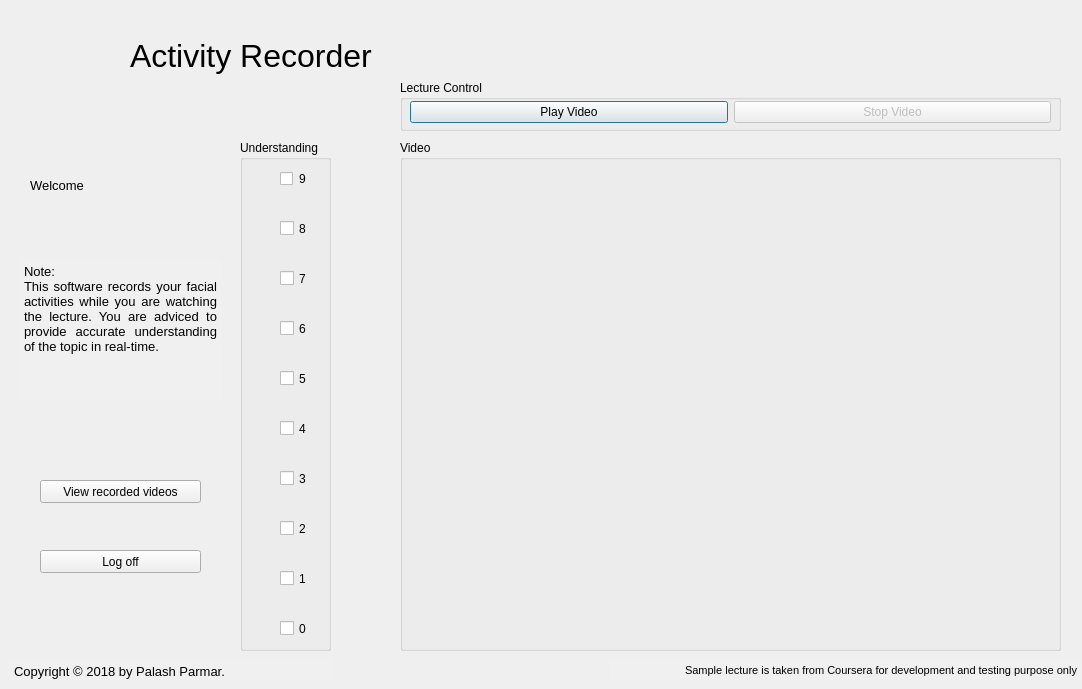
<?xml version="1.0" encoding="UTF-8"?>
<ui version="4.0">
 <class>Dialog</class>
 <widget class="QDialog" name="Dialog">
  <property name="geometry">
   <rect>
    <x>0</x>
    <y>0</y>
    <width>1082</width>
    <height>689</height>
   </rect>
  </property>
  <property name="windowTitle">
   <string>Dialog</string>
  </property>
  <widget class="QLabel" name="label_2">
   <property name="geometry">
    <rect>
     <x>130</x>
     <y>30</y>
     <width>361</width>
     <height>51</height>
    </rect>
   </property>
   <property name="sizePolicy">
    <sizepolicy hsizetype="Minimum" vsizetype="Minimum">
     <horstretch>0</horstretch>
     <verstretch>0</verstretch>
    </sizepolicy>
   </property>
   <property name="font">
    <font>
     <pointsize>24</pointsize>
    </font>
   </property>
   <property name="text">
    <string>Activity Recorder</string>
   </property>
  </widget>
  <widget class="QGroupBox" name="groupBox">
   <property name="geometry">
    <rect>
     <x>400</x>
     <y>80</y>
     <width>661</width>
     <height>51</height>
    </rect>
   </property>
   <property name="title">
    <string>Lecture Control</string>
   </property>
   <widget class="QWidget" name="layoutWidget">
    <property name="geometry">
     <rect>
      <x>10</x>
      <y>20</y>
      <width>641</width>
      <height>25</height>
     </rect>
    </property>
    <layout class="QHBoxLayout" name="horizontalLayout">
     <item>
      <widget class="QPushButton" name="start_webcam">
       <property name="text">
        <string>Play Video</string>
       </property>
      </widget>
     </item>
     <item>
      <widget class="QPushButton" name="stop_webcam">
       <property name="enabled">
        <bool>false</bool>
       </property>
       <property name="text">
        <string>Stop Video</string>
       </property>
      </widget>
     </item>
    </layout>
   </widget>
  </widget>
  <widget class="QGroupBox" name="groupBox_2">
   <property name="enabled">
    <bool>true</bool>
   </property>
   <property name="geometry">
    <rect>
     <x>400</x>
     <y>140</y>
     <width>661</width>
     <height>511</height>
    </rect>
   </property>
   <property name="title">
    <string>Video </string>
   </property>
   <property name="flat">
    <bool>false</bool>
   </property>
   <property name="checkable">
    <bool>false</bool>
   </property>
   <widget class="QWidget" name="widget" native="true">
    <property name="geometry">
     <rect>
      <x>10</x>
      <y>20</y>
      <width>641</width>
      <height>481</height>
     </rect>
    </property>
   </widget>
  </widget>
  <widget class="QGroupBox" name="groupBox_4">
   <property name="geometry">
    <rect>
     <x>240</x>
     <y>140</y>
     <width>91</width>
     <height>511</height>
    </rect>
   </property>
   <property name="title">
    <string>Understanding</string>
   </property>
   <widget class="QCheckBox" name="c9">
    <property name="geometry">
     <rect>
      <x>40</x>
      <y>30</y>
      <width>31</width>
      <height>17</height>
     </rect>
    </property>
    <property name="acceptDrops">
     <bool>false</bool>
    </property>
    <property name="styleSheet">
     <string notr="true">QCheckBox::indicator {
    width: 13px;
    height: 13px;
}</string>
    </property>
    <property name="text">
     <string>9</string>
    </property>
    <property name="checked">
     <bool>false</bool>
    </property>
    <attribute name="buttonGroup">
     <string notr="true">buttonGroup</string>
    </attribute>
   </widget>
   <widget class="QCheckBox" name="c8">
    <property name="geometry">
     <rect>
      <x>40</x>
      <y>80</y>
      <width>31</width>
      <height>17</height>
     </rect>
    </property>
    <property name="text">
     <string>8</string>
    </property>
    <attribute name="buttonGroup">
     <string notr="true">buttonGroup</string>
    </attribute>
   </widget>
   <widget class="QCheckBox" name="c7">
    <property name="geometry">
     <rect>
      <x>40</x>
      <y>130</y>
      <width>31</width>
      <height>17</height>
     </rect>
    </property>
    <property name="text">
     <string>7</string>
    </property>
    <attribute name="buttonGroup">
     <string notr="true">buttonGroup</string>
    </attribute>
   </widget>
   <widget class="QCheckBox" name="c6">
    <property name="geometry">
     <rect>
      <x>40</x>
      <y>180</y>
      <width>31</width>
      <height>17</height>
     </rect>
    </property>
    <property name="text">
     <string>6</string>
    </property>
    <attribute name="buttonGroup">
     <string notr="true">buttonGroup</string>
    </attribute>
   </widget>
   <widget class="QCheckBox" name="c5">
    <property name="geometry">
     <rect>
      <x>40</x>
      <y>230</y>
      <width>31</width>
      <height>17</height>
     </rect>
    </property>
    <property name="text">
     <string>5</string>
    </property>
    <attribute name="buttonGroup">
     <string notr="true">buttonGroup</string>
    </attribute>
   </widget>
   <widget class="QCheckBox" name="c4">
    <property name="geometry">
     <rect>
      <x>40</x>
      <y>280</y>
      <width>31</width>
      <height>17</height>
     </rect>
    </property>
    <property name="text">
     <string>4</string>
    </property>
    <attribute name="buttonGroup">
     <string notr="true">buttonGroup</string>
    </attribute>
   </widget>
   <widget class="QCheckBox" name="c3">
    <property name="geometry">
     <rect>
      <x>40</x>
      <y>330</y>
      <width>31</width>
      <height>17</height>
     </rect>
    </property>
    <property name="text">
     <string>3</string>
    </property>
    <attribute name="buttonGroup">
     <string notr="true">buttonGroup</string>
    </attribute>
   </widget>
   <widget class="QCheckBox" name="c2">
    <property name="geometry">
     <rect>
      <x>40</x>
      <y>380</y>
      <width>31</width>
      <height>17</height>
     </rect>
    </property>
    <property name="text">
     <string>2</string>
    </property>
    <attribute name="buttonGroup">
     <string notr="true">buttonGroup</string>
    </attribute>
   </widget>
   <widget class="QCheckBox" name="c1">
    <property name="geometry">
     <rect>
      <x>40</x>
      <y>430</y>
      <width>31</width>
      <height>17</height>
     </rect>
    </property>
    <property name="text">
     <string>1</string>
    </property>
    <attribute name="buttonGroup">
     <string notr="true">buttonGroup</string>
    </attribute>
   </widget>
   <widget class="QCheckBox" name="c0">
    <property name="geometry">
     <rect>
      <x>40</x>
      <y>480</y>
      <width>31</width>
      <height>17</height>
     </rect>
    </property>
    <property name="text">
     <string>0</string>
    </property>
    <attribute name="buttonGroup">
     <string notr="true">buttonGroup</string>
    </attribute>
   </widget>
  </widget>
  <widget class="QLabel" name="label_4">
   <property name="geometry">
    <rect>
     <x>340</x>
     <y>590</y>
     <width>50</width>
     <height>50</height>
    </rect>
   </property>
   <property name="text">
    <string/>
   </property>
   <property name="pixmap">
    <pixmap>resources/notUnderstanding.png</pixmap>
   </property>
   <property name="scaledContents">
    <bool>true</bool>
   </property>
  </widget>
  <widget class="QLabel" name="label_5">
   <property name="geometry">
    <rect>
     <x>340</x>
     <y>150</y>
     <width>50</width>
     <height>50</height>
    </rect>
   </property>
   <property name="text">
    <string/>
   </property>
   <property name="pixmap">
    <pixmap>resources/understanding.png</pixmap>
   </property>
   <property name="scaledContents">
    <bool>true</bool>
   </property>
  </widget>
  <widget class="QLabel" name="label_6">
   <property name="geometry">
    <rect>
     <x>316</x>
     <y>91</y>
     <width>101</width>
     <height>628</height>
    </rect>
   </property>
   <property name="text">
    <string/>
   </property>
   <property name="pixmap">
    <pixmap>resources/line.png</pixmap>
   </property>
   <property name="scaledContents">
    <bool>true</bool>
   </property>
  </widget>
  <widget class="QLabel" name="label_7">
   <property name="geometry">
    <rect>
     <x>341</x>
     <y>197</y>
     <width>50</width>
     <height>50</height>
    </rect>
   </property>
   <property name="text">
    <string/>
   </property>
   <property name="pixmap">
    <pixmap>resources/arrow.png</pixmap>
   </property>
   <property name="scaledContents">
    <bool>true</bool>
   </property>
  </widget>
  <widget class="QPushButton" name="exit">
   <property name="geometry">
    <rect>
     <x>40</x>
     <y>550</y>
     <width>161</width>
     <height>23</height>
    </rect>
   </property>
   <property name="text">
    <string>Log off</string>
   </property>
  </widget>
  <widget class="QLabel" name="label">
   <property name="geometry">
    <rect>
     <x>10</x>
     <y>10</y>
     <width>101</width>
     <height>101</height>
    </rect>
   </property>
   <property name="text">
    <string/>
   </property>
   <property name="pixmap">
    <pixmap>resources/Facial-Recognition-Biometric-Face-Security-Scan-Visual-256.png</pixmap>
   </property>
   <property name="scaledContents">
    <bool>true</bool>
   </property>
  </widget>
  <widget class="QLabel" name="label_3">
   <property name="geometry">
    <rect>
     <x>30</x>
     <y>170</y>
     <width>55</width>
     <height>31</height>
    </rect>
   </property>
   <property name="font">
    <font>
     <pointsize>10</pointsize>
    </font>
   </property>
   <property name="text">
    <string>Welcome</string>
   </property>
  </widget>
  <widget class="QLabel" name="nameLabel">
   <property name="geometry">
    <rect>
     <x>100</x>
     <y>170</y>
     <width>121</width>
     <height>31</height>
    </rect>
   </property>
   <property name="font">
    <font>
     <pointsize>10</pointsize>
    </font>
   </property>
   <property name="text">
    <string/>
   </property>
  </widget>
  <widget class="QTextBrowser" name="textBrowser">
   <property name="geometry">
    <rect>
     <x>20</x>
     <y>260</y>
     <width>201</width>
     <height>141</height>
    </rect>
   </property>
   <property name="palette">
    <palette>
     <active>
      <colorrole role="Light">
       <brush brushstyle="SolidPattern">
        <color alpha="255">
         <red>240</red>
         <green>240</green>
         <blue>240</blue>
        </color>
       </brush>
      </colorrole>
      <colorrole role="BrightText">
       <brush brushstyle="SolidPattern">
        <color alpha="255">
         <red>240</red>
         <green>240</green>
         <blue>240</blue>
        </color>
       </brush>
      </colorrole>
      <colorrole role="Base">
       <brush brushstyle="SolidPattern">
        <color alpha="255">
         <red>240</red>
         <green>240</green>
         <blue>240</blue>
        </color>
       </brush>
      </colorrole>
     </active>
     <inactive>
      <colorrole role="Light">
       <brush brushstyle="SolidPattern">
        <color alpha="255">
         <red>240</red>
         <green>240</green>
         <blue>240</blue>
        </color>
       </brush>
      </colorrole>
      <colorrole role="BrightText">
       <brush brushstyle="SolidPattern">
        <color alpha="255">
         <red>240</red>
         <green>240</green>
         <blue>240</blue>
        </color>
       </brush>
      </colorrole>
      <colorrole role="Base">
       <brush brushstyle="SolidPattern">
        <color alpha="255">
         <red>240</red>
         <green>240</green>
         <blue>240</blue>
        </color>
       </brush>
      </colorrole>
     </inactive>
     <disabled>
      <colorrole role="Light">
       <brush brushstyle="SolidPattern">
        <color alpha="255">
         <red>240</red>
         <green>240</green>
         <blue>240</blue>
        </color>
       </brush>
      </colorrole>
      <colorrole role="BrightText">
       <brush brushstyle="SolidPattern">
        <color alpha="255">
         <red>240</red>
         <green>240</green>
         <blue>240</blue>
        </color>
       </brush>
      </colorrole>
      <colorrole role="Base">
       <brush brushstyle="SolidPattern">
        <color alpha="255">
         <red>240</red>
         <green>240</green>
         <blue>240</blue>
        </color>
       </brush>
      </colorrole>
     </disabled>
    </palette>
   </property>
   <property name="font">
    <font>
     <pointsize>10</pointsize>
    </font>
   </property>
   <property name="frameShape">
    <enum>QFrame::NoFrame</enum>
   </property>
   <property name="tabChangesFocus">
    <bool>false</bool>
   </property>
   <property name="html">
    <string>&lt;!DOCTYPE HTML PUBLIC &quot;-//W3C//DTD HTML 4.0//EN&quot; &quot;http://www.w3.org/TR/REC-html40/strict.dtd&quot;&gt;
&lt;html&gt;&lt;head&gt;&lt;meta name=&quot;qrichtext&quot; content=&quot;1&quot; /&gt;&lt;style type=&quot;text/css&quot;&gt;
p, li { white-space: pre-wrap; }
&lt;/style&gt;&lt;/head&gt;&lt;body style=&quot; font-family:'MS Shell Dlg 2'; font-size:10pt; font-weight:400; font-style:normal;&quot;&gt;
&lt;p align=&quot;justify&quot; style=&quot; margin-top:0px; margin-bottom:0px; margin-left:0px; margin-right:0px; -qt-block-indent:0; text-indent:0px;&quot;&gt;Note:&lt;/p&gt;
&lt;p align=&quot;justify&quot; style=&quot; margin-top:0px; margin-bottom:0px; margin-left:0px; margin-right:0px; -qt-block-indent:0; text-indent:0px;&quot;&gt;This software records your facial activities while you are watching the lecture. You are adviced to provide accurate understanding of the topic in real-time. &lt;/p&gt;&lt;/body&gt;&lt;/html&gt;</string>
   </property>
  </widget>
  <widget class="QTextBrowser" name="textBrowser_2">
   <property name="geometry">
    <rect>
     <x>10</x>
     <y>660</y>
     <width>321</width>
     <height>21</height>
    </rect>
   </property>
   <property name="palette">
    <palette>
     <active>
      <colorrole role="Light">
       <brush brushstyle="SolidPattern">
        <color alpha="255">
         <red>240</red>
         <green>240</green>
         <blue>240</blue>
        </color>
       </brush>
      </colorrole>
      <colorrole role="BrightText">
       <brush brushstyle="SolidPattern">
        <color alpha="255">
         <red>240</red>
         <green>240</green>
         <blue>240</blue>
        </color>
       </brush>
      </colorrole>
      <colorrole role="Base">
       <brush brushstyle="SolidPattern">
        <color alpha="255">
         <red>240</red>
         <green>240</green>
         <blue>240</blue>
        </color>
       </brush>
      </colorrole>
     </active>
     <inactive>
      <colorrole role="Light">
       <brush brushstyle="SolidPattern">
        <color alpha="255">
         <red>240</red>
         <green>240</green>
         <blue>240</blue>
        </color>
       </brush>
      </colorrole>
      <colorrole role="BrightText">
       <brush brushstyle="SolidPattern">
        <color alpha="255">
         <red>240</red>
         <green>240</green>
         <blue>240</blue>
        </color>
       </brush>
      </colorrole>
      <colorrole role="Base">
       <brush brushstyle="SolidPattern">
        <color alpha="255">
         <red>240</red>
         <green>240</green>
         <blue>240</blue>
        </color>
       </brush>
      </colorrole>
     </inactive>
     <disabled>
      <colorrole role="Light">
       <brush brushstyle="SolidPattern">
        <color alpha="255">
         <red>240</red>
         <green>240</green>
         <blue>240</blue>
        </color>
       </brush>
      </colorrole>
      <colorrole role="BrightText">
       <brush brushstyle="SolidPattern">
        <color alpha="255">
         <red>240</red>
         <green>240</green>
         <blue>240</blue>
        </color>
       </brush>
      </colorrole>
      <colorrole role="Base">
       <brush brushstyle="SolidPattern">
        <color alpha="255">
         <red>240</red>
         <green>240</green>
         <blue>240</blue>
        </color>
       </brush>
      </colorrole>
     </disabled>
    </palette>
   </property>
   <property name="font">
    <font>
     <pointsize>10</pointsize>
    </font>
   </property>
   <property name="frameShape">
    <enum>QFrame::NoFrame</enum>
   </property>
   <property name="verticalScrollBarPolicy">
    <enum>Qt::ScrollBarAlwaysOff</enum>
   </property>
   <property name="tabChangesFocus">
    <bool>false</bool>
   </property>
   <property name="html">
    <string>&lt;!DOCTYPE HTML PUBLIC &quot;-//W3C//DTD HTML 4.0//EN&quot; &quot;http://www.w3.org/TR/REC-html40/strict.dtd&quot;&gt;
&lt;html&gt;&lt;head&gt;&lt;meta name=&quot;qrichtext&quot; content=&quot;1&quot; /&gt;&lt;style type=&quot;text/css&quot;&gt;
p, li { white-space: pre-wrap; }
&lt;/style&gt;&lt;/head&gt;&lt;body style=&quot; font-family:'MS Shell Dlg 2'; font-size:10pt; font-weight:400; font-style:normal;&quot;&gt;
&lt;p align=&quot;justify&quot; style=&quot; margin-top:0px; margin-bottom:0px; margin-left:0px; margin-right:0px; -qt-block-indent:0; text-indent:0px;&quot;&gt;Copyright © 2018 by Palash Parmar.&lt;/p&gt;&lt;/body&gt;&lt;/html&gt;</string>
   </property>
   <property name="overwriteMode">
    <bool>false</bool>
   </property>
   <property name="acceptRichText">
    <bool>true</bool>
   </property>
  </widget>
  <widget class="QTextBrowser" name="textBrowser_3">
   <property name="geometry">
    <rect>
     <x>610</x>
     <y>660</y>
     <width>471</width>
     <height>21</height>
    </rect>
   </property>
   <property name="palette">
    <palette>
     <active>
      <colorrole role="Light">
       <brush brushstyle="SolidPattern">
        <color alpha="255">
         <red>240</red>
         <green>240</green>
         <blue>240</blue>
        </color>
       </brush>
      </colorrole>
      <colorrole role="BrightText">
       <brush brushstyle="SolidPattern">
        <color alpha="255">
         <red>240</red>
         <green>240</green>
         <blue>240</blue>
        </color>
       </brush>
      </colorrole>
      <colorrole role="Base">
       <brush brushstyle="SolidPattern">
        <color alpha="255">
         <red>240</red>
         <green>240</green>
         <blue>240</blue>
        </color>
       </brush>
      </colorrole>
     </active>
     <inactive>
      <colorrole role="Light">
       <brush brushstyle="SolidPattern">
        <color alpha="255">
         <red>240</red>
         <green>240</green>
         <blue>240</blue>
        </color>
       </brush>
      </colorrole>
      <colorrole role="BrightText">
       <brush brushstyle="SolidPattern">
        <color alpha="255">
         <red>240</red>
         <green>240</green>
         <blue>240</blue>
        </color>
       </brush>
      </colorrole>
      <colorrole role="Base">
       <brush brushstyle="SolidPattern">
        <color alpha="255">
         <red>240</red>
         <green>240</green>
         <blue>240</blue>
        </color>
       </brush>
      </colorrole>
     </inactive>
     <disabled>
      <colorrole role="Light">
       <brush brushstyle="SolidPattern">
        <color alpha="255">
         <red>240</red>
         <green>240</green>
         <blue>240</blue>
        </color>
       </brush>
      </colorrole>
      <colorrole role="BrightText">
       <brush brushstyle="SolidPattern">
        <color alpha="255">
         <red>240</red>
         <green>240</green>
         <blue>240</blue>
        </color>
       </brush>
      </colorrole>
      <colorrole role="Base">
       <brush brushstyle="SolidPattern">
        <color alpha="255">
         <red>240</red>
         <green>240</green>
         <blue>240</blue>
        </color>
       </brush>
      </colorrole>
     </disabled>
    </palette>
   </property>
   <property name="font">
    <font>
     <pointsize>10</pointsize>
    </font>
   </property>
   <property name="frameShape">
    <enum>QFrame::NoFrame</enum>
   </property>
   <property name="verticalScrollBarPolicy">
    <enum>Qt::ScrollBarAlwaysOff</enum>
   </property>
   <property name="tabChangesFocus">
    <bool>false</bool>
   </property>
   <property name="html">
    <string>&lt;!DOCTYPE HTML PUBLIC &quot;-//W3C//DTD HTML 4.0//EN&quot; &quot;http://www.w3.org/TR/REC-html40/strict.dtd&quot;&gt;
&lt;html&gt;&lt;head&gt;&lt;meta name=&quot;qrichtext&quot; content=&quot;1&quot; /&gt;&lt;style type=&quot;text/css&quot;&gt;
p, li { white-space: pre-wrap; }
&lt;/style&gt;&lt;/head&gt;&lt;body style=&quot; font-family:'MS Shell Dlg 2'; font-size:10pt; font-weight:400; font-style:normal;&quot;&gt;
&lt;p align=&quot;right&quot; style=&quot; margin-top:0px; margin-bottom:0px; margin-left:0px; margin-right:0px; -qt-block-indent:0; text-indent:0px;&quot;&gt;&lt;span style=&quot; font-size:8pt;&quot;&gt;Sample lecture is taken from Coursera for development and testing purpose only&lt;/span&gt;&lt;/p&gt;&lt;/body&gt;&lt;/html&gt;</string>
   </property>
   <property name="overwriteMode">
    <bool>false</bool>
   </property>
   <property name="acceptRichText">
    <bool>true</bool>
   </property>
  </widget>
  <widget class="QPushButton" name="recordedVideo">
   <property name="geometry">
    <rect>
     <x>40</x>
     <y>480</y>
     <width>161</width>
     <height>23</height>
    </rect>
   </property>
   <property name="text">
    <string>View recorded videos</string>
   </property>
  </widget>
  <zorder>label_6</zorder>
  <zorder>label_2</zorder>
  <zorder>groupBox</zorder>
  <zorder>groupBox_2</zorder>
  <zorder>groupBox_4</zorder>
  <zorder>label_4</zorder>
  <zorder>label_5</zorder>
  <zorder>label_7</zorder>
  <zorder>exit</zorder>
  <zorder>label</zorder>
  <zorder>label_3</zorder>
  <zorder>nameLabel</zorder>
  <zorder>textBrowser</zorder>
  <zorder>textBrowser_2</zorder>
  <zorder>textBrowser_3</zorder>
  <zorder>recordedVideo</zorder>
 </widget>
 <resources/>
 <connections/>
 <buttongroups>
  <buttongroup name="buttonGroup"/>
 </buttongroups>
</ui>
